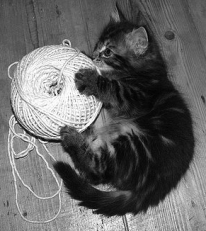
#> input picture cv_cw1/resources/kitty.bmp, 206 x 231 px, found by its file name
$ python histogram_kitty.py
#> lines starting #> are read from the running program, lines starting #| are printed output that depends on the picture
"""
from snippet 7.
Create and display an image histogram using matplotlib.
"""
import cv2
import sys
from matplotlib import pyplot as plt
import numpy as np
from cv_cw1.paths import KITTY_BMP


def main():
    img: np.array = cv2.imread(KITTY_BMP, cv2.IMREAD_GRAYSCALE)
#> img is the input picture: shape (231, 206); min 1, max 255, mean 102.3
    # Check for success
    if img is None:
        print('Failed to open', KITTY_BMP)
        sys.exit()

    # Calculate the histogram
    hist = cv2.calcHist(images=[img],
                        channels=[0],
                        mask=None,
                        histSize=[256],
                        ranges=[0, 256])
#> hist = 256 values, max 751 at index 86, min 0 at index 0, mean 185.9
    hist = hist.reshape(256)
    # Plot histogram
    plt.bar(np.linspace(0, 255, 256), hist)
    plt.title('Histogram')
    plt.ylabel('Frequency')
    plt.xlabel('Grey Level')
    plt.show()
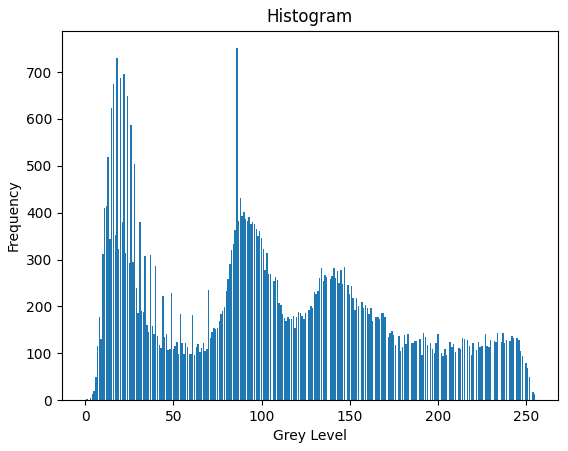
#> figure drawn by matplotlib, 1 panel; tallest bar 751 high, from x = 85.6 to 86.4


if __name__ == '__main__':
    main()
